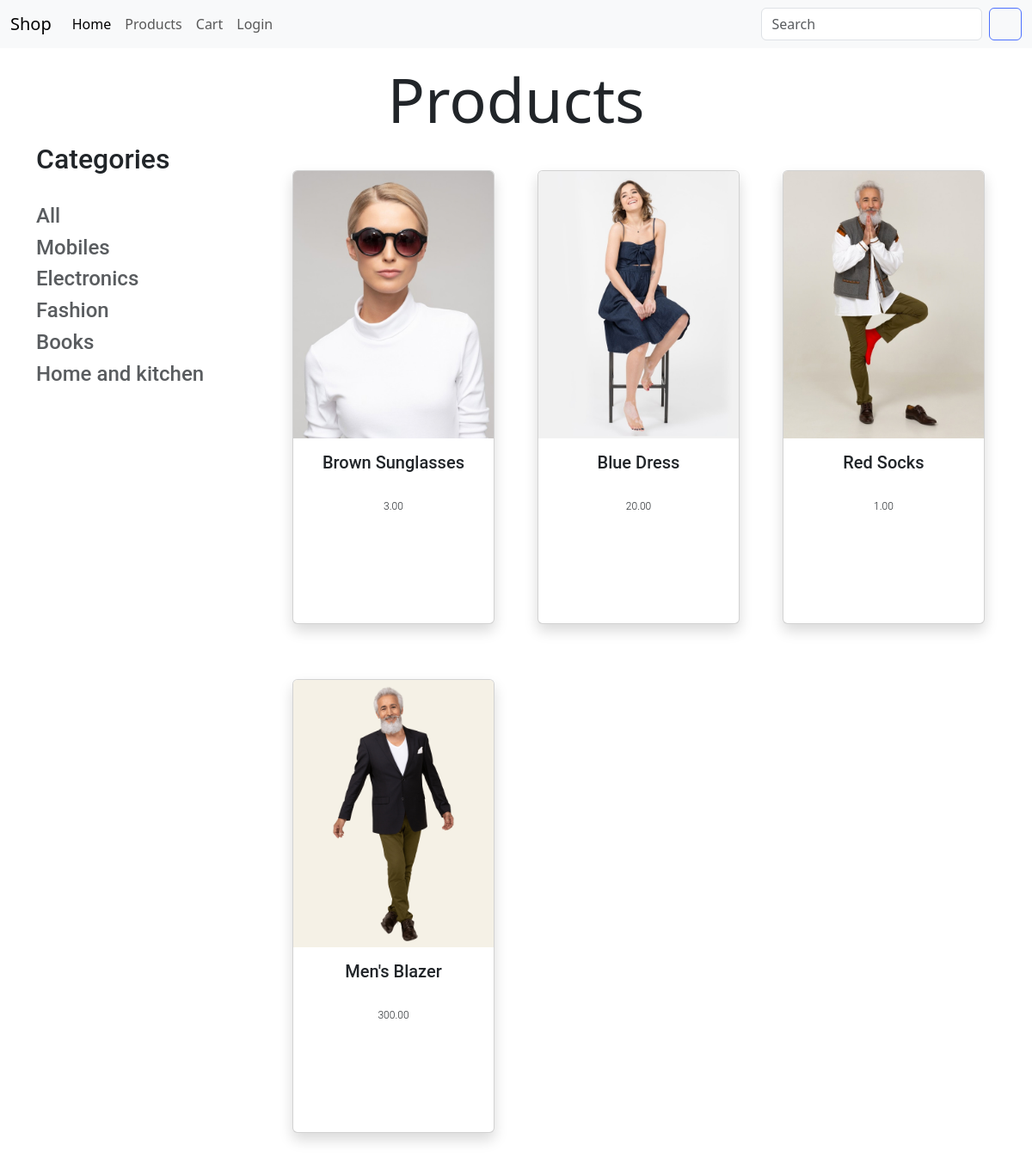
The app's page /products.php?category=4, older data.
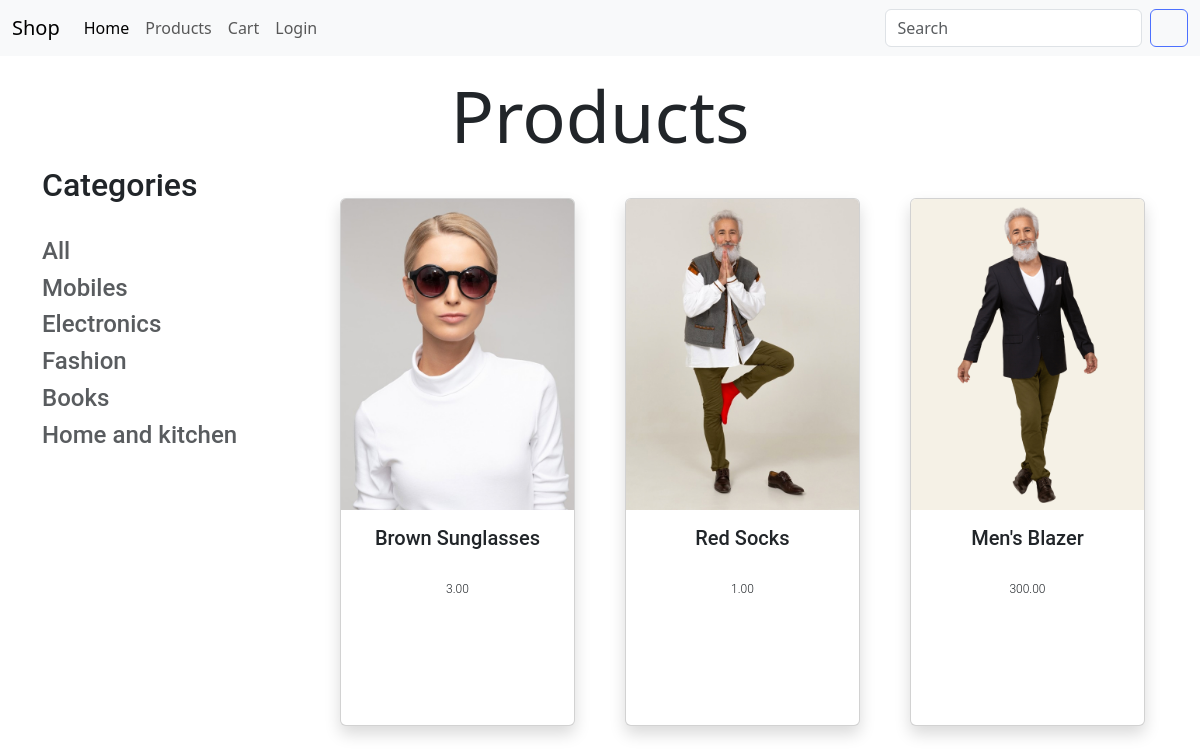
The same page, newer data.
### tables this page shows
CREATE TABLE `categories` (
  `id` int(11) NOT NULL,
  `name` char(255) NOT NULL,
  `date` date NOT NULL DEFAULT current_timestamp(),
  `user` int(11) NOT NULL
);

CREATE TABLE `products` (
  `id` int(255) NOT NULL,
  `name` char(255) NOT NULL,
  `description` varchar(500) NOT NULL,
  `price` int(10) DEFAULT 0,
  `image` char(255) NOT NULL DEFAULT 'null.png',
  `date` date NOT NULL,
  `rating` int(1) DEFAULT 0,
  `category` int(255) NOT NULL,
  `seller` int(255) NOT NULL
);

### init.php (called while the page is built, shortened)
<?php
include_once $_SERVER["DOCUMENT_ROOT"] .'/includes/templates/header.php';
?>

### products.php (called while the page is built, shortened)
<?php
$cssFile = "products.css";
if(isset($_GET["category"]))
    $categoryFilter = $_GET["category"];
include_once $_SERVER["DOCUMENT_ROOT"] .'/init.php';
include_once $_SERVER["DOCUMENT_ROOT"] .'/includes/services/product/index.php';
include_once $_SERVER["DOCUMENT_ROOT"] .'/includes/services/category/index.php';
$categories = findCategories($conn);
if(isset($searchProduct)) {
    $products = search($conn, $searchProduct);
} else if(isset($categoryFilter)) {
    $products = findProductsByCategory($conn, $categoryFilter);
} else {
    $products = findProducts($conn);
}
include_once $_SERVER["DOCUMENT_ROOT"] .'/includes/views/products.php';
include_once $_SERVER["DOCUMENT_ROOT"] .'/includes/templates/footer.php';
?>

### includes/services/category/index.php (called while the page is built, shortened)
<?php
include_once $_SERVER['DOCUMENT_ROOT'] .'/includes/functions/validateInput.php';
function findCategories($conn) {
    $sql = "SELECT * FROM categories";
    $result = $conn->query($sql);
    return $result;
}
?>

### includes/functions/validateInput.php (called while the page is built, shortened)
<?php
function validateInput($value) {
    $value = trim($value);
    $value = stripslashes($value);
    $value = htmlspecialchars($value);
    return $value;
}
?>

### includes/services/product/index.php (called while the page is built, shortened)
<?php
include_once $_SERVER['DOCUMENT_ROOT'] .'/includes/functions/validateInput.php';
function findProductsByCategory($conn, $category) {
    $category = validateInput($category);
    $sql = "SELECT * FROM products WHERE category = '{$category}'";
    $result = $conn->query($sql);
    return $result;
}
?>

### includes/views/products.php (the view, shortened to what this page needs)
<main class="container products">
    <h1 class="display-2 text-center">Products</h1>
    <div class="row">
        <div class="col-lg-3">
            <h1 class="h2 pb-4">Categories</h1>
            <ul class="list-unstyled">
                <?php
                    if($categories) {
                        echo "<li>";
                        echo "<h4>";
                        echo "<a class='text-decoration-none text-muted' href='/products.php'>All</a>";
                        echo "</h4>";
                        echo "</li>";
                        while($category = $categories->fetch_assoc()) {
                            echo "<li>";
                            echo "<h4>";
                            echo "<a class='text-decoration-none text-muted' href='/products.php?category={$category["id"]}'>{$category["name"]}</a>";
                            echo "</h4>";
                            echo "</li>";
                        }
                    }
                ?>
            </ul>
        </div>
        <div class="col-lg-9">
            <?php
                if($products):
            ?>
                    <div class="row">
                    <?php while($product = $products->fetch_assoc()): ?>
                        <div class="col-lg-4">
                            <div class="card shadow" style="width: clamp(225px, 90%, 18rem); height: 33rem; margin: 2rem auto;">
                                <a href='/product.php?id=<?= $product["id"]?>'>
                                    <img src='/public/images/products/<?= $product["image"]?>' class='card-img-top'>
                                    <div class="card-body">
                                        <h5 class='card-title text-center'><?= $product["name"] ?></h5>
                                        <ul class="list-unstyled d-flex justify-content-center mb-1">
                                            <li>
                                                <?php for($i = 0; $i < $product["rating"]; $i++): ?>
                                                    <i class="text-warning fa-solid fa-star"></i>
                                                <?php endfor; ?>
                                                <?php for($i = 0; $i < 5-$product["rating"]; $i++): ?>
                                                    <i class="text-muted fa-solid fa-star"></i>
                                                <?php endfor; ?>
                                            </li>
                                        </ul>
                                        <p class="card-text text-center"><?= $product["price"]?>.00</p>
                                    </div>
                                </a>
                            </div>
                        </div>
                    <?php endwhile; ?>
                    </div>
                <?php else: ?>
                    <h1 class="text-center" style="margin-top: 25vh;">☹️ No products found!</h1>
                <?php endif;?>
        </div>
    </div>
</main>

### includes/templates/header.php (shortened to what this page needs)
<?php
include_once $_SERVER["DOCUMENT_ROOT"] .'/includes/functions/getCSSFile.php';
?>
<!DOCTYPE html>
<html lang="en">
<head>
    <?php getCSSFile() ?>
    <link href="/public/css/bootstrap.min.css" rel="stylesheet" >
    <link href="/public/css/docs.css" rel="stylesheet">
    <link href="/public/css/icons.min.css" rel="stylesheet">
    <link href="/public/css/main.css" rel="stylesheet">
    <link href="/public/css/aos.css" rel="stylesheet">
</head>
<body>
<nav class="navbar navbar-expand-lg bg-body-tertiary" style="margin-bottom: 1rem;">
    <div class="container-fluid">
        <a class="navbar-brand" href="#">Shop</a>
        <div class="collapse navbar-collapse" id="navbarSupportedContent">
            <ul class="navbar-nav me-auto mb-2 mb-lg-0 list-unstyled">
                <li class="nav-item">
                    <a class="nav-link active" aria-current="page" href="/">Home</a>
                </li>
                <li class="nav-item">
                    <a class="nav-link" href="/products.php">Products</a>
                </li>
                <li class="nav-item">
                    <a class="nav-link" href="/cart.php">Cart</a>
                </li>
                <?php if(isset($_SESSION["id"])) {
                    echo '
                    <li class="nav-item">
                        <a class="nav-link" href="/profile.php">Profile</a>
                    </li>
                    ';
                } else {
                    echo '
                    <li class="nav-item">
                        <a class="nav-link" href="/login.php">Login</a>
                    </li>
                    ';
                }
                ?>
            </ul>
            <form class="d-flex" action="/products.php" method="GET" role="search">
                <input class="form-control me-2" minlength="3" name="search" type="search" placeholder="Search" aria-label="Search">
                <button class="btn btn-outline-main" type="submit"><i class="fa-light fa-magnifying-glass"></i></button>
            </form>
        </div>
    </div>
</nav>

### includes/functions/getCSSFile.php
<?php
function getCSSFile() {
    global $cssFile;
    if(isset($cssFile)) {
        echo '<link rel="stylesheet" href="/public/css/' . $cssFile . '">';
    }
}
?>

### includes/templates/footer.php (shortened to what this page needs)
</body>
</html>

### public/css/products.css (style rules this page uses)
.products div { font-family: 'Roboto', sans-serif !important; font-size: 12px !important; font-weight: 300 !important; }
.card a { text-decoration: none; color: inherit; }

### public/css/docs.css (style rules this page uses)
:root { --bs-breakpoint-xs: 0;--bs-breakpoint-sm: 576px;--bs-breakpoint-md: 768px;--bs-breakpoint-lg: 992px;--bs-breakpoint-xl: 1200px;--bs-breakpoint-xxl: 1400px }
:root,[data-bs-theme="light"] { --bd-purple: #4c0bce;--bd-violet: #712cf9;--bd-accent: #ffe484;--bd-violet-rgb: 112.520718,44.062154,249.437846;--bd-accent-rgb: 255,228,132;--bd-pink-rgb: 214,51,132;--bd-teal-rgb: 32,201,151;--bd-violet-bg: var(--bd-violet);--bd-toc-color: var(--bd-violet);--bd-sidebar-link-bg: rgba(var(--bd-violet-rgb), .1);--bd-callout-link: 10,88,202;--bd-callout-code-color: #ab296a;--bd-pre-bg: var(--bs-tertiary-bg) }
:root { --docsearch-primary-color: var(--bd-violet);--docsearch-logo-color: var(--bd-violet) }
main a,main button,main h2,main h3,main h4,main [tabindex="0"] { scroll-margin-top:80px;scroll-margin-bottom:100px }
:root,[data-bs-theme="light"] { --base02: #c8c8fa;--base03: #565c64;--base04: #666;--base05: #333;--base06: #fff;--base07: #13795b;--base08: #c6303e;--base09: #087990;--base0A: #6f42c1;--base0B: #084298;--base0C: #084298;--base0D: #6f42c1;--base0E: #ab296a;--base0F: #333 }

### public/css/main.css (style rules this page uses)
.btn-outline-main { --bs-btn-color: rgb(76 112 255) !important; --bs-btn-border-color: rgb(76 112 255) !important; --bs-btn-hover-color: #fff !important; --bs-btn-hover-bg: rgb(76 112 255) !important; --bs-btn-hover-border-color: rgb(76 112 255) !important; --bs-btn-focus-shadow-rgb: 25,135,84 !important; --bs-btn-active-color: #fff !important; --bs-btn-active-bg: rgb(51, 88, 238) !important; --bs-btn-active-border-color: rgb(40, 84, 255) !important; --bs-btn-active-shadow: inset 0 3px 5px rgba(0, 0, 0, 0.125) !important; --bs-btn-disabled-color: rgb(44, 77, 208) !important; --bs-btn-disabled-bg: transparent; --bs-btn-disabled-border-color: rgb(44, 77, 208) !important; --bs-gradient: none; }

Row changes from the older to the newer data that the page shows:
removed products: image (picture), name "Blue Dress", rating 4 (drawn), price "20"
